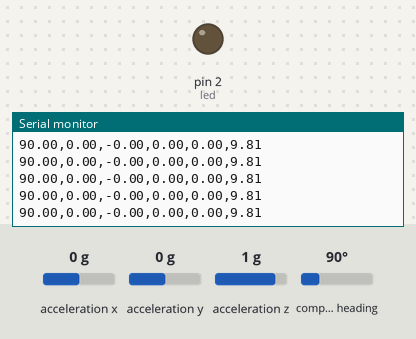
Recording of a sketch running on a simulated Arduino Uno, built with avr-gcc and run on an emulated ATmega328P. Shown: output pins drawn as LEDs (lit = HIGH), the last lines printed to the serial monitor. The test bench sets the inputs (shaded band); at power-on: acceleration x 0 g, acceleration y 0 g, acceleration z 1 g, compass heading 90°.

Above: at 2.7 s.
2.8 s: acceleration x set to -1.4 g
At 3.05 s:
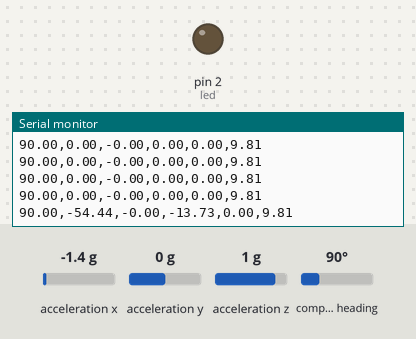
5.8 s: acceleration y set to -0.8 g
At 5.9 s:
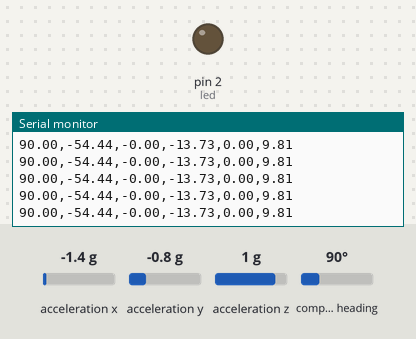
Timing chart, 0 to 8.8 s (numbered marks = the images above; inputs shaded):
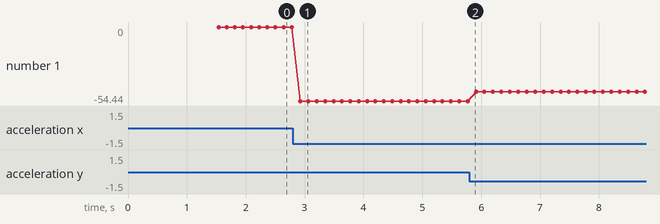

Measured:
- after the input at 2.8 s, the serial monitor: prints a new line after 0.12 s (image 1)
- plotted number 1: 0 → -54.44 after the input at 2.8 s, -54.44 → -47.56 after the input at 5.8 s

The sketch:

BNO055_Sender.ino
```cpp
#include <Wire.h>
#include <Adafruit_Sensor.h>
#include <Adafruit_BNO055.h>
#include <utility/imumaths.h>
#include <SoftwareSerial.h>
#include <EEPROM.h>
#define BNO055_SAMPLERATE_DELAY_MS (100)

const byte HC12RxdPin = 11;
const byte HC12TxdPin = 10;
int led = 2;
Adafruit_BNO055 bno = Adafruit_BNO055(41, 0x28);

SoftwareSerial HC12(HC12TxdPin, HC12RxdPin);

String final1;

void setup() {

  Serial.begin(9600);
  HC12.begin(9600);
  pinMode(led, OUTPUT);
  digitalWrite(led, LOW);
  bno.begin(0x08);
  delay(1000);
  bno.setExtCrystalUse(true);
  int eeAddress = 0;
  long bnoID = 41;
  bool foundCalib = false;
  EEPROM.get(eeAddress, bnoID);
  adafruit_bno055_offsets_t calibrationData;
  sensor_t sensor;
   bno.getSensor(&sensor);

    if (bnoID != sensor.sensor_id)
    {
        Serial.println("\nNo Calibration Data for this sensor exists in EEPROM");
        delay(500);
    }
    else
    {
        Serial.println("\nFound Calibration for this sensor in EEPROM.");
        eeAddress += sizeof(long);
        EEPROM.get(eeAddress, calibrationData);


        Serial.println("\n\nRestoring Calibration data to the BNO055...");


        Serial.println("\n\nCalibration data loaded into BNO055");
        foundCalib = true;

        digitalWrite(led, HIGH);
    }


}

void loop() {
  sensors_event_t event;
  bno.getEvent(&event);
  imu::Vector<3> acc = bno.getVector(Adafruit_BNO055::VECTOR_GRAVITY);
  float YAW = event.orientation.x;
  float PITCH = event.orientation.y;
  float ROLL = event.orientation.z;
  float AX = acc.x();
  float AY = acc.y();
  float AZ = acc.z();

  String yaw = String(YAW);
  String pitch = String(PITCH);
  String roll = String(ROLL);
  String ACX = String(AX);
  String ACY = String(AY);
  String ACZ = String(AZ);
  final1 = yaw +  "," + pitch + "," + roll + "," + ACX + "," + ACY + "," + ACZ + '\n';
  HC12.print(final1);
  Serial.println(final1);
  delay(BNO055_SAMPLERATE_DELAY_MS);

}
```
